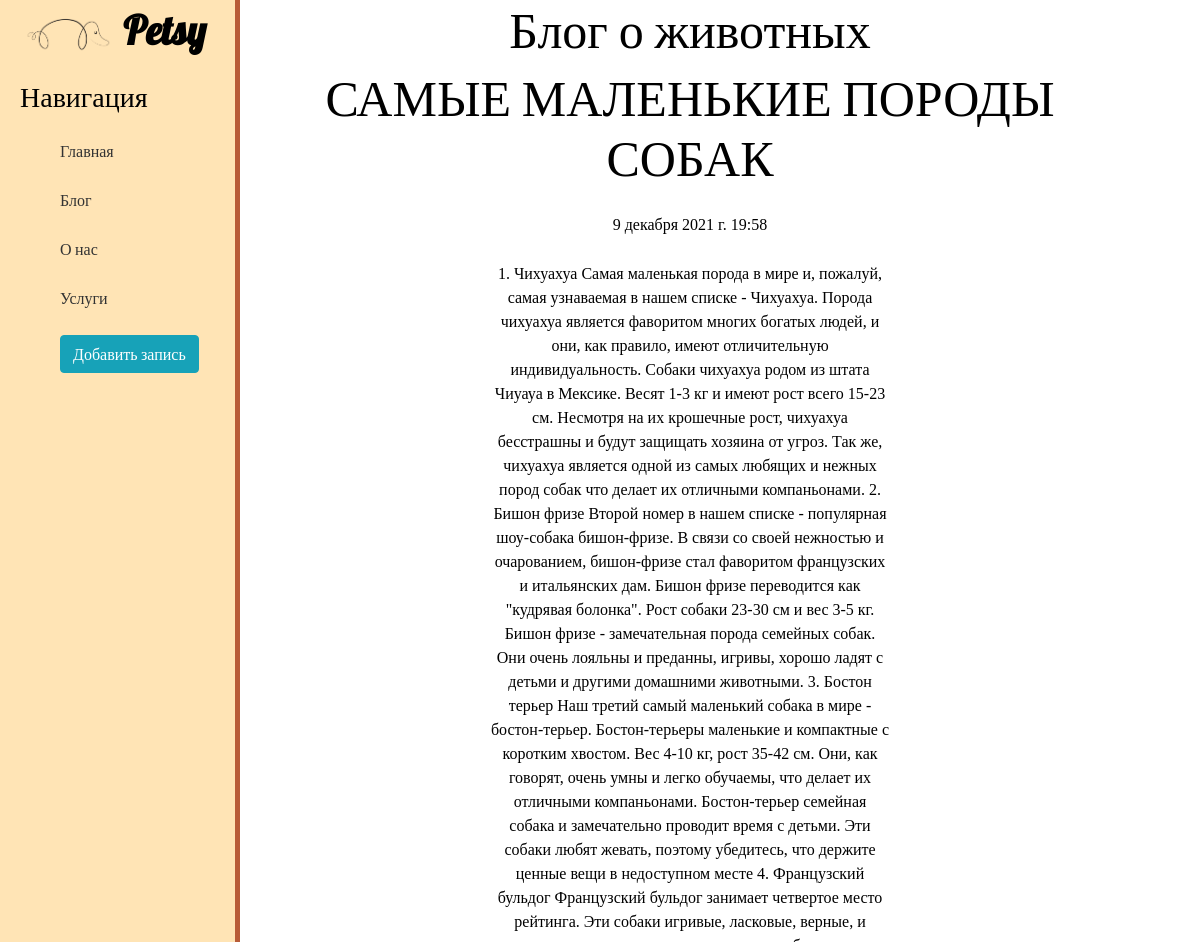
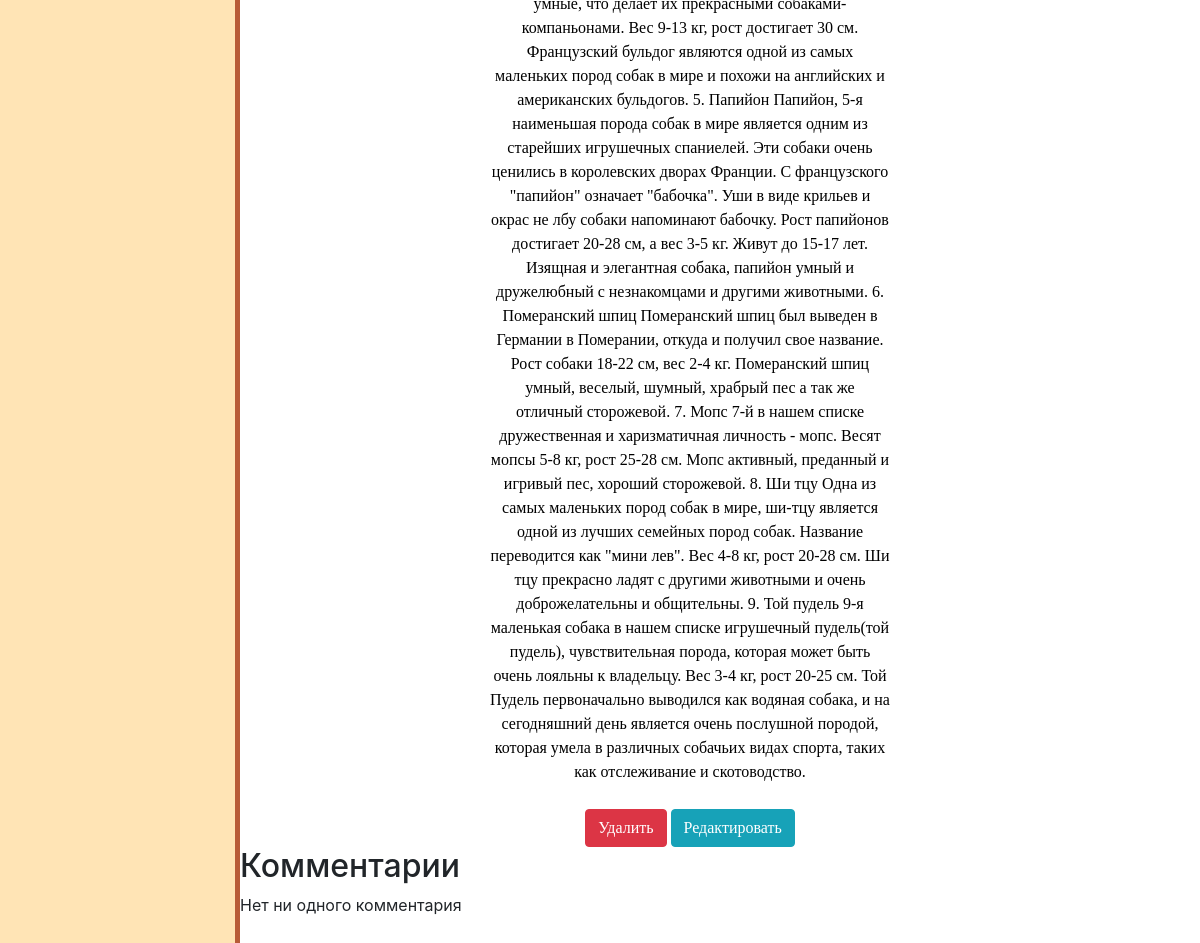
Page /blog/2 on the committed database (2 pictures, top to bottom).
### blog/models.py (models this page shows, shortened)
class Article(models.Model):
    title = models.CharField('Название статьи', max_length=100)
    anons = models.CharField('Анонс', max_length=250)
    full_text = models.TextField('Статья')
    date = models.DateTimeField('Дата публикации')
    class Meta:
        verbose_name = 'Статья'
        verbose_name_plural = 'Статьи'

### blog/views.py (the view)
# urls.py: path('<int:pk>', views.BlogDetailView.as_view(), name='blog-detail'),
class BlogDetailView(DetailView):
    model = Article
    template_name = 'blog/detail_view.html'
    context_object_name = 'article'

### blog/templates/blog/detail_view.html (shortened to what this page needs)
{% extends 'main/layout.html' %}
{% block content %}
    <div class="features">
        <h1>Блог о животных</h1>
        <h1>{{ article.title }}</h1>
        <p>{{ article.date }}</p>
        <p>{{ article.full_text }}</p>
        <a href="{% url 'blog-delete' article.id %}" class="btn btn-danger">Удалить</a>
        <a href="{% url 'blog-update' article.id %}" class="btn btn-info">Редактировать</a>
    </div>
{% with comments.count as total_comments %}
    <h2>
        {{ total_comments }}Комментарии{{ total_comments|pluralize }}
    </h2>
{% endwith %}
{% for comment in comments %}
    <div class="comment">
        <p class="info">
            Comment {{ forloop.counter }} by {{ comment.name }}
            {{ comment.created }}
        </p>
        {{ comment.body|linebreaks }}
    </div>
{% empty %}
    <p>Нет ни одного комментария</p>
{% endfor %}
{% endblock %}

### main/static/main/css/main.css (style rules this page uses)
body { background: #FFEEDB; color: #000000; }
main .features { font-family: 'Rajdhani'; float: left; color: #000000; margin-top 100px; text-align: center; width: 75% }
main .features h1 { font-size: 50px; font-family: 'Lobster'; }
main .features p { max-width: 400px; margin: 25px auto }

### rows in the picture
Article: title "САМЫЕ МАЛЕНЬКИЕ ПОРОДЫ СОБАК", date "9 декабря 2021 г. 19:58", full_text "1. Чихуахуа Самая маленькая порода в мире и, пожалуй, самая узнаваемая в нашем списке - Чихуахуа. Порода чихуахуа является фаворитом многих богатых людей, и они, как правило, имеют отличительную индивидуальность. Собаки чихуахуа родом из штата Чиуауа в Мексике. Весят 1-3 кг и имеют рост всего 15-23 см. Несмотря на их крошечные рост, чихуахуа бесстрашны и будут защищать хозяина от угроз. Так же, чихуахуа является одной из самых любящих и нежных пород собак что делает их отличными компаньонами. 2. Бишон фризе Второй номер в нашем списке - популярная шоу-собака бишон-фризе. В связи со своей нежностью и очарованием, бишон-фризе стал фаворитом французских и итальянских дам. Бишон фризе…"
